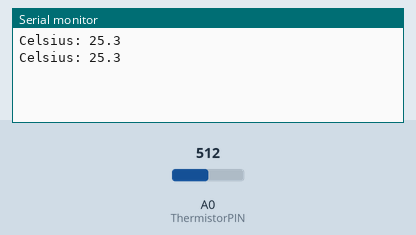
Bench run of a sketch on a simulated Arduino Uno, built with avr-gcc and run on an emulated ATmega328P. On the bench: the last lines printed to the serial monitor. The test bench sets the inputs (shaded band); at power-on: A0 (ThermistorPIN) = 512.

Above: at 5.8 s.
5.9 s: A0 (ThermistorPIN) set to 0
At 10.6 s:
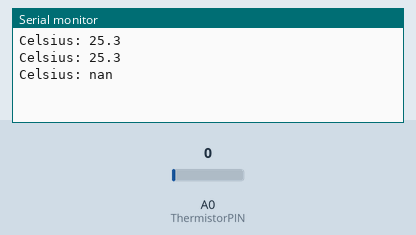
16.5 s: A0 (ThermistorPIN) set to 122
At 20.7 s:
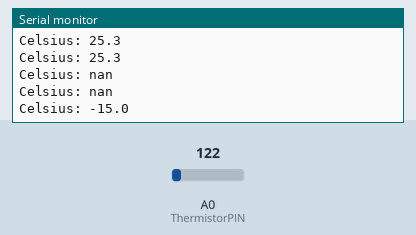

The sketch:

Thermo.ino
```cpp
/*
 * Inputs ADC Value from Thermistor and outputs Temperature in Celsius
 *  requires: include <math.h>
 * Utilizes the Steinhart-Hart Thermistor Equation:
 *    Temperature in Kelvin = 1 / {A + B[ln(R)] + C[ln(R)]3}
 *    where A = 0.001129148, B = 0.000234125 and C = 8.76741E-08
 *
 * These coefficients seem to work fairly universally, which is a bit of a
 * surprise.
 *
 * Schematic:
 *   [Ground] -- [10k-pad-resistor] -- | -- [thermistor] --[Vcc (5 or 3.3v)]
 *                                               |
 *                                          Analog Pin 0
 *
 * In case it isn't obvious (as it wasn't to me until I thought about it), the analog ports
 * measure the voltage between 0v -> Vcc which for an Arduino is a nominal 5v, but for (say)
 * a JeeNode, is a nominal 3.3v.
 *
 * The resistance calculation uses the ratio of the two resistors, so the voltage
 * specified above is really only required for the debugging that is commented out below
 *
 * Resistance = PadResistor * (1024/ADC -1)
 *
 * I have used this successfully with some CH Pipe Sensors (https://www.atcsemitec.co.uk/pdfdocs/ch.pdf)
 * which be obtained from https://www.rapidonline.co.uk.
 *
 */

#include <math.h>

#define ThermistorPIN 0                 // Analog Pin 0

float vcc = 4.91;                       // only used for display purposes, if used
                                        // set to the measured Vcc.
float pad = 9850;                       // balance/pad resistor value, set this to
                                        // the measured resistance of your pad resistor
float thermr = 10000;                   // thermistor nominal resistance

float Thermistor(int RawADC) {
  long Resistance;
  float Temp;  // Dual-Purpose variable to save space.

  Resistance=pad*((1024.0 / RawADC) - 1);
  Temp = log(Resistance); // Saving the Log(resistance) so not to calculate  it 4 times later
  Temp = 1 / (0.001129148 + (0.000234125 * Temp) + (0.0000000876741 * Temp * Temp * Temp));
  Temp = Temp - 273.15;  // Convert Kelvin to Celsius

  // BEGIN- Remove these lines for the function not to display anything
  //Serial.print("ADC: ");
  //Serial.print(RawADC);
  //Serial.print("/1024");                           // Print out RAW ADC Number
  //Serial.print(", vcc: ");
  //Serial.print(vcc,2);
  //Serial.print(", pad: ");
  //Serial.print(pad/1000,3);
  //Serial.print(" Kohms, Volts: ");
  //Serial.print(((RawADC*vcc)/1024.0),3);
  //Serial.print(", Resistance: ");
  //Serial.print(Resistance);
  //Serial.print(" ohms, ");
  // END- Remove these lines for the function not to display anything

  // Uncomment this line for the function to return Fahrenheit instead.
  //temp = (Temp * 9.0)/ 5.0 + 32.0;                  // Convert to Fahrenheit
  return Temp;                                      // Return the Temperature
}

void setup() {
  Serial.begin(115200);
}

void loop() {
  float temp;
  temp=Thermistor(analogRead(ThermistorPIN));       // read ADC and  convert it to Celsius
  Serial.print("Celsius: ");
  Serial.print(temp,1);                             // display Celsius
  //temp = (temp * 9.0)/ 5.0 + 32.0;                  // converts to  Fahrenheit
  //Serial.print(", Fahrenheit: ");
  //Serial.print(temp,1);                             // display  Fahrenheit
  Serial.println("");
  delay(5000);                                      // Delay a bit...
}
```

Measured:
- after the input at 5.9 s, the serial monitor: prints a new line after 4.1 s (image 1)
- after the input at 16.5 s, the serial monitor: prints a new line after 3.5 s (image 2)
